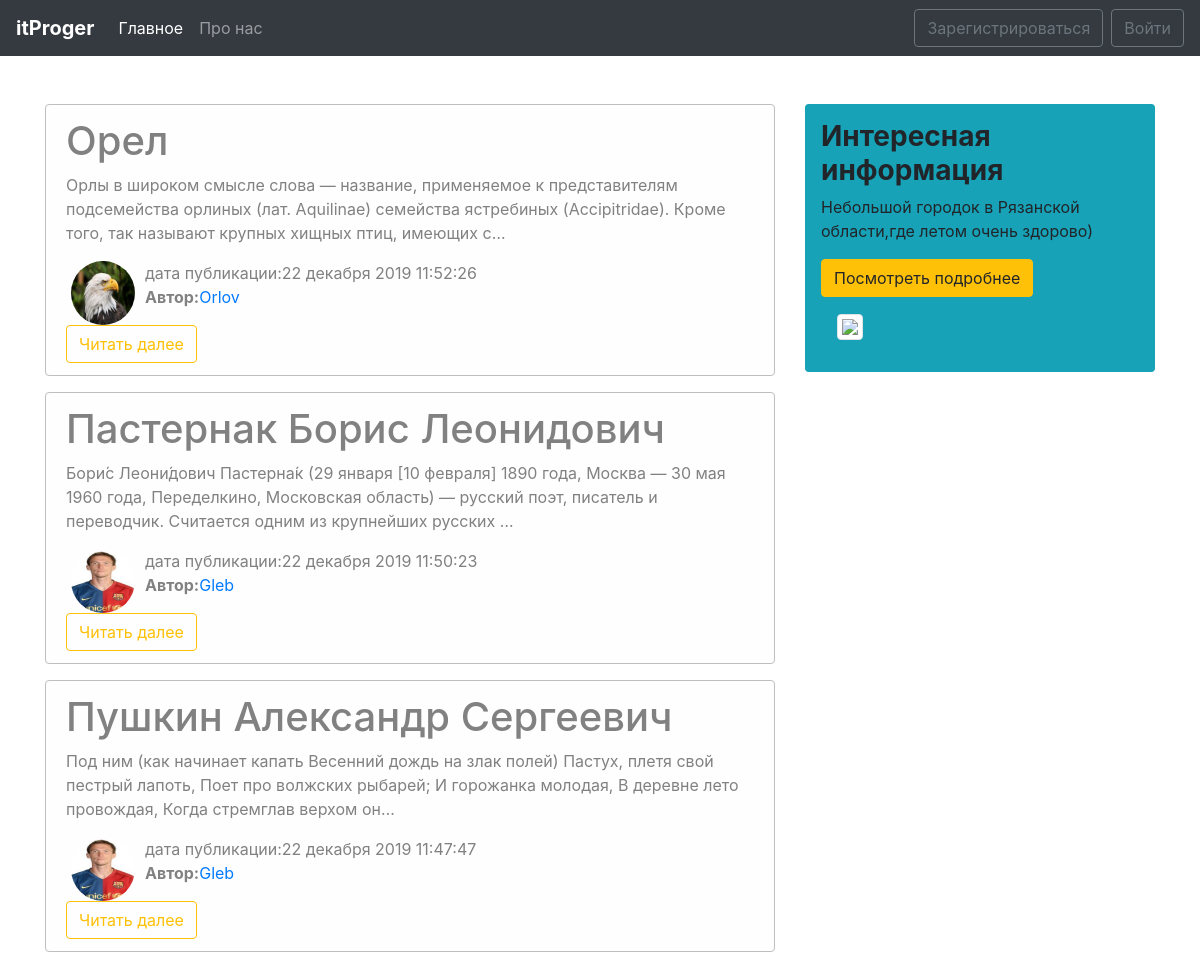
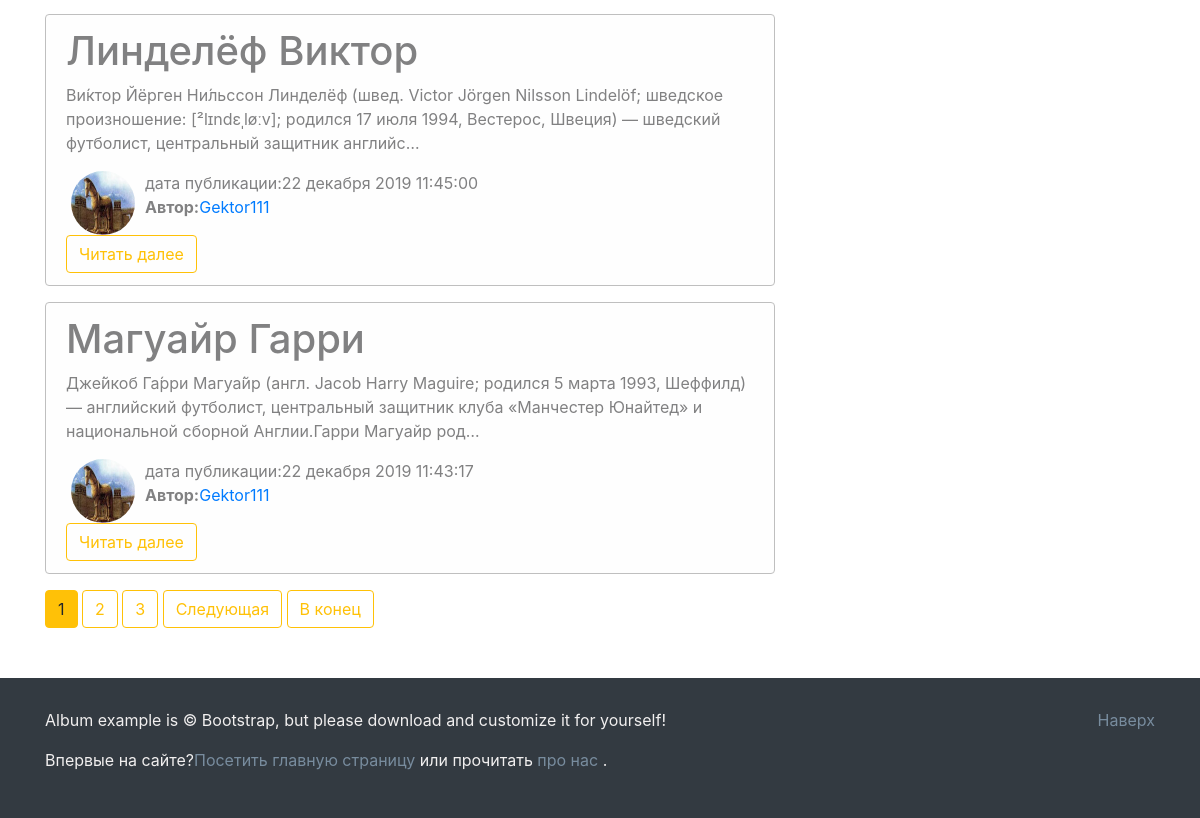
The page / on the database its author committed (2 pictures, top to bottom).
### blog/models.py (models this page shows, shortened)
class Posts(models.Model):
    title = models.CharField(max_length=100)
    text = models.TextField()
    date = models.DateTimeField(default=timezone.now)
    avtor = models.ForeignKey(User, on_delete=models.CASCADE)

### users/models.py (models this page shows, shortened)
class Profile(models.Model):
    user = models.OneToOneField(User, on_delete=models.CASCADE)
    img = models.ImageField(default='default.jpg', upload_to='user_images')

### blog/views.py (the view)
# urls.py: path('', views.ShowNewsView.as_view(), name="blog-home"),
class ShowNewsView(ListView):
    model = Posts
    template_name = 'blog/home.html'
    context_object_name = "news"
    ordering = ['-date']
    paginate_by = 5
    def get_context_data(self, **kwards):
        ctx = super(ShowNewsView, self).get_context_data(**kwards)
        ctx['title'] = 'Главная страница блога'
        return ctx

### blog/templates/blog/home.html (shortened to what this page needs)
{% extends 'blog/main.html' %}
{% block main_section %}
    {% for i in news %}
        <div class="alert alert-light">
            <h1>{{i.title}}</h1>
            <p>{{i.text|striptags|truncatechars:200 }}</p>
            <div class="row">
                <div>
                    {%if i.avtor.profile.img %}
                        <img src="{{ i.avtor.profile.img.url }}" alt="{{ i.avtor }}" class="user_image">
                    {% else %}
                        <img src="/media/default.jpg" alt="{{ i.avtor }}" class="user_image">
                    {% endif %}
                </div>
                <div>
                    <span class="text-nuted">дата публикации:{{i.date|date:"d E Y H:i:s"}}</span>
                    <p><b>Автор:</b><a href="{% url 'user-posts' i.avtor %}">{{i.avtor}}</a></p>
                </div>
            </div>
            <a href="{% url 'posts-detail' i.id %}" class="btn btn-outline-warning">Читать далее</a>
        </div>
    {% endfor %}
    {% if is_paginated %}
        {%  for num in page_obj.paginator.page_range %}
            {% if num == page_obj.number %}
                <button class="btn btn-warning">{{ num }}</button>
            {% elif num > page_obj.number|add:'-3' and num < page_obj.number|add:'3' %}
                <a href="?page={{ num }}" class="btn btn-outline-warning">{{ num }}</a>
            {% endif %}
        {% endfor %}
        {% if page_obj.has_next %}
            <a href="?page={{ page_obj.next_page_number}}" class="btn btn-outline-warning">Следующая</a>
            <a href="?page={{ page_obj.paginator.num_pages }}" class="btn btn-outline-warning">В конец</a>
        {% endif %}
    {% endif %}
{% endblock main_section %}
{% block aside_news_section %}
<h3><b>Интересная информация</b></h3>
<p>Небольшой городок в Рязанской области,где летом очень здорово)</p>
<a href="https://ru.wikipedia.org/wiki/%D0%9D%D0%BE%D0%B2%D0%BE%D0%BC%D0%B8%D1%87%D1%83%D1%80%D0%B8%D0%BD%D1%81%D0%BA" targer="_blank"><button class="btn btn-warning">Посмотреть подробнее</button>
                   </a>
 <div class="p-3 bm-3">
                        <img src="https://i.ytimg.com/vi/X3PkGiKIpcA/maxresdefault.jpg" class="img-thumbnail">
                   </div>
{% endblock aside_news_section %}

### blog/templates/blog/main.html (shortened to what this page needs)
{% load static %}
<!doctype html>
<html lang="en">
<head>
    <link rel="stylesheet" href="https://stackpath.bootstrapcdn.com/bootstrap/4.4.1/css/bootstrap.min.css">
    <link rel="stylesheet" href="{% static 'blog/main.css' %}">
</head>
<body>
    <nav class="navbar navbar-expand-lg navbar-dark bg-dark  mb-5">
        <a class="navbar-brand" href="{% url 'blog-home' %}"><b>itProger</b></a>
        <div class="collapse navbar-collapse" id="navbarsExample09">
            <ul class="navbar-nav mr-auto">
                <li class="nav-item active">
                    <a class="nav-link" href="{% url 'blog-home' %}">Главное</a>
                </li>
                <li class="nav-item">
                    <a class="nav-link" href="{% url 'blog-contacti' %}">Про нас</a>
                </li>
            </ul>
        </div>
        <div class="navbar-nav">
            {% if user.is_authenticated %}
                <a href="{% url 'posts-add' %}" class="btn btn-outline-secondary mr-2">Добавить статью</a>
                <a href="{% url 'profile' %}" class="btn btn-outline-secondary mr-2">Профиль сайта</a>
                <a href="{% url 'exit' %}" class="btn btn-outline-secondary ">Выйти</a>
            {% else %}
                <a href="{% url 'reg' %}" class="btn btn-outline-secondary mr-2">Зарегистрироваться</a>
                <a href="{% url 'user' %}" class="btn btn-outline-secondary ">Войти</a>
            {% endif %}
        </div>
    </nav>
        <main class="container">
            <div class="row">
                <div class="col-md-8">
                    {% block main_section %}
                    {% endblock %}
                </div>
                <aside class="col-md-4">
                    <div class="bg-info p-3 bm-3 rounded">
                        {% block aside_news_section %}
                        {% endblock %}
                    </div>
                </aside>
            </div>
        </main>
        <footer>
            <div class="container">
                <p class="float-right">
                <a href="#">Наверх</a>
                </p>
                <p>Album example is © Bootstrap, but please download and customize it for yourself!</p>
                <p>Впервые на сайте?<a href="/">Посетить главную страницу</a> или прочитать <a href=" {% url 'blog-contacti' %}"> про нас </a>.</p>
            </div>
        </footer>
</body>
</html>

### blog/static/blog/main.css (style rules this page uses)
body { background: white }
img { max-width: 100%!important; }
footer { padding: 30px; background: #333a41; color: #f1efef; float: left; width: 100%; margin-top: 50px; }
footer a { color: #788c9e }
.alert-light { border-color: #bfbfbf }
.user_image { width: 64px; height: 64px; border-radius: 50%; margin-right: 10px; margin-left: 20px; }

### rows shown on the page
Posts: title "Орел", text "Орлы в широком смысле слова — название, применяемое к представителям подсемейства орлиных (лат. Aquilinae) семейства ястребиных (Accipitridae). Кроме того, так называют крупных хищных птиц, имеющих с…", avtor.profile.img (picture), date "22 декабря 2019 11:52:26", avtor "Orlov"
Posts: title "Пастернак Борис Леонидович", text "Бори́с Леони́дович Пастерна́к (29 января [10 февраля] 1890 года, Москва — 30 мая 1960 года, Переделкино, Московская область) — русский поэт, писатель и переводчик. Считается одним из крупнейших русских …", avtor.profile.img (picture), date "22 декабря 2019 11:50:23", avtor "Gleb"
Posts: title "Пушкин Александр Сергеевич", text "Под ним (как начинает капать Весенний дождь на злак полей) Пастух, плетя свой пестрый лапоть, Поет про волжских рыбарей; И горожанка молодая, В деревне лето провождая, Когда стремглав верхом он…", avtor.profile.img (picture), date "22 декабря 2019 11:47:47", avtor "Gleb"
Posts: title "Линделёф Виктор", text "Ви́ктор Йёрген Ни́льссон Линделёф (швед. Victor Jörgen Nilsson Lindelöf; шведское произношение: [²lɪndɛˌløːv]; родился 17 июля 1994, Вестерос, Швеция) — шведский футболист, центральный защитник английс…", avtor.profile.img (picture), date "22 декабря 2019 11:45:00", avtor "Gektor111"
Posts: title "Магуайр Гарри", text "Дже́йкоб Га́рри Магуа́йр (англ. Jacob Harry Maguire; родился 5 марта 1993, Шеффилд) — английский футболист, центральный защитник клуба «Манчестер Юнайтед» и национальной сборной Англии.Гарри Магуайр род…", avtor.profile.img (picture), date "22 декабря 2019 11:43:17", avtor "Gektor111"

### other values the page prints
{{ num }} "1"
{{ num }} "2" "3"
